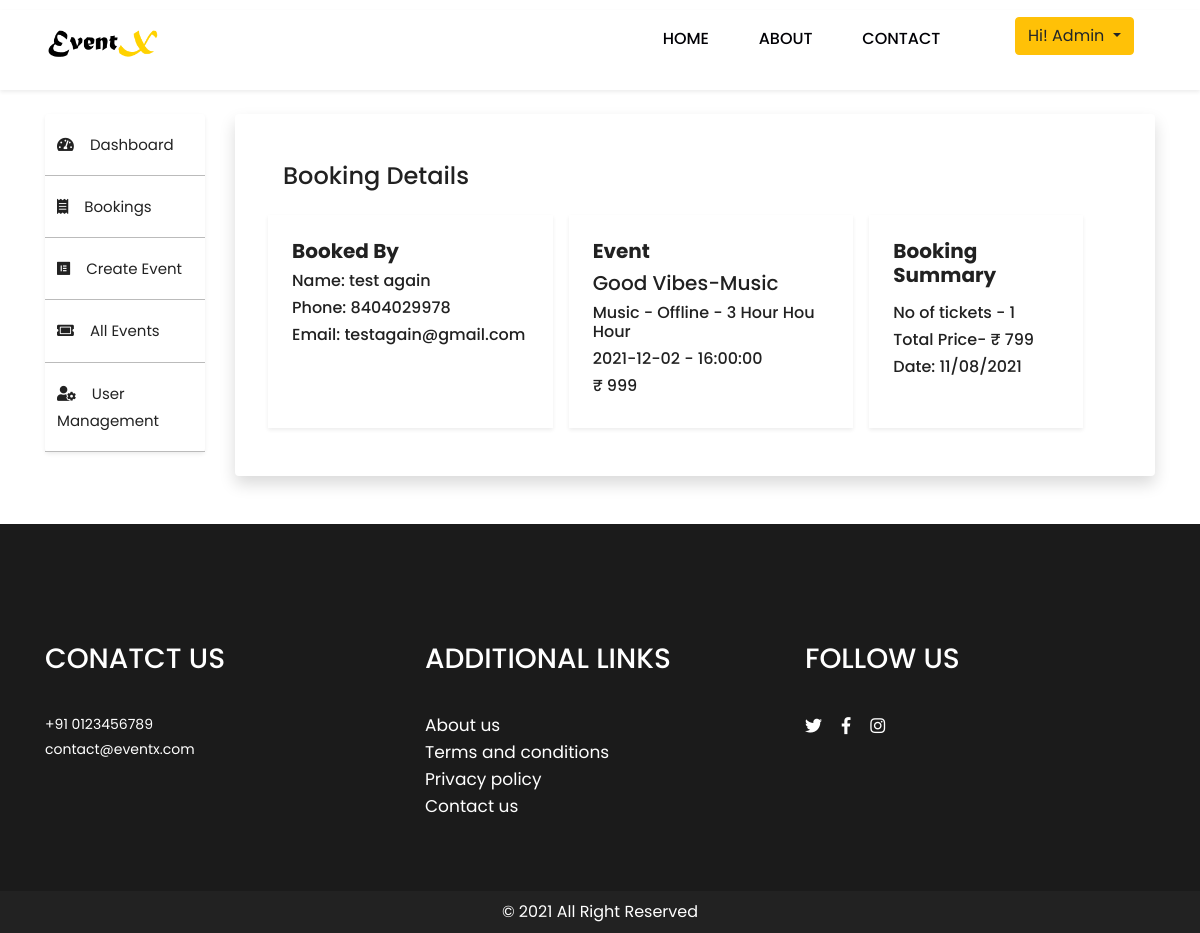
The app's page /admin/booking-details.php?bookingid=567808 (signed in) with its own data.
### tables this page shows
CREATE TABLE `bookings` (
  `booking_id` int(11) NOT NULL,
  `event_id` int(11) NOT NULL,
  `user_id` int(11) NOT NULL,
  `no_of_tickets` int(11) NOT NULL,
  `total_price` varchar(11) NOT NULL,
  `payment_reference_id` varchar(50) NOT NULL,
  `booking_date` varchar(20) NOT NULL
);

CREATE TABLE `users` (
  `u_id` int(11) NOT NULL,
  `firstname` varchar(20) NOT NULL,
  `lastname` varchar(20) NOT NULL,
  `email` varchar(30) NOT NULL,
  `phone` varchar(11) NOT NULL,
  `status` varchar(20) NOT NULL DEFAULT 'active'
);

CREATE TABLE `events` (
  `event_id` int(11) NOT NULL,
  `event_name` varchar(100) NOT NULL,
  `event_type` varchar(20) NOT NULL,
  `event_mode` varchar(10) NOT NULL,
  `hosted_by` varchar(50) NOT NULL,
  `date` date NOT NULL,
  `time` time NOT NULL,
  `duration` varchar(10) NOT NULL,
  `price` double NOT NULL,
  `max_tickets` int(5) NOT NULL,
  `about` text NOT NULL,
  `address_area` varchar(50) DEFAULT NULL,
  `address_locality` varchar(50) DEFAULT NULL,
  `address_city` varchar(50) DEFAULT NULL,
  `address_state` varchar(50) DEFAULT NULL,
  `address_pin` int(8) DEFAULT NULL
);

### admin/booking-details.php (the view, shortened to what this page needs)
<?php
	include ($_SERVER['DOCUMENT_ROOT'].'/event-ticket-booking/includes/header.php');
?>
</head>
<body class="main-layout">
    <?php
		include($_SERVER['DOCUMENT_ROOT'].'/event-ticket-booking/includes/nav.php');
	?>
    <div class="container mt-4">
        <div class="row">
            <div class="col-sm-2">
                <?php
                    include($_SERVER['DOCUMENT_ROOT'].'/event-ticket-booking/admin/includes/side-nav.php');
                    include($_SERVER['DOCUMENT_ROOT'].'/event-ticket-booking/includes/database_connection.php');
                    $sql = "SELECT * FROM bookings JOIN events on bookings.event_id = events.event_id JOIN users on bookings.user_id = users.u_id WHERE booking_id = ? ORDER BY booking_id DESC";
                    $stmt = mysqli_stmt_init($conn);
                    if(!mysqli_stmt_prepare($stmt, $sql)){
                        echo "Error";
                    } else {
                        mysqli_stmt_bind_param($stmt, "s", $_GET['bookingid']);
                        mysqli_stmt_execute($stmt);
                        $result = mysqli_stmt_get_result($stmt);
                        if($result->num_rows > 0){
                            $row = mysqli_fetch_assoc($result);
                        } else {
                            echo "Error";
                        }
                    }
                ?>
            </div>
            <div class="col-sm-10">
                <div class="shadow p-5 rounded">
                    <h4>Booking Details</h4>
                    <div class="row mt-4">
                        <div class="col-sm-4 shadow-sm mr-3 p-4">
                            <h5><b>Booked By</b></h5>
                            <h6>Name: <?php echo $row['firstname'] .' '. $row['lastname']; ?></h6>
                            <h6>Phone: <?php echo $row['phone']; ?></h6>
                            <h6>Email: <?php echo $row['email']; ?></h6>
                        </div>
                        <div class="col-sm-4 shadow-sm mr-3 p-4">
                            <h5><b>Event</b></h5>
                            <h5><?php echo $row['event_name']; ?></h5>
                            <h6><?php echo "$row[event_type] -  $row[event_mode] - $row[duration] Hour"; ?></h6>
                            <h6><?php echo "$row[date] -  $row[time]"; ?></h6>
                            <h6><?php echo "&#8377; $row[price]"; ?></h6>
                        </div>
                        <div class="col-sm-3 shadow-sm p-4">
                            <h5 class='mb-3'><b>Booking Summary</b></h5>
                            <h6>No of tickets - <?php echo $row['no_of_tickets']; ?> </h6>
                            <h6>Total Price- &#8377; <?php echo $row['total_price']; ?></h6>
                            <h6>Date: <?php echo $row['booking_date']; ?> </h6>
                        </div>
                    </div>
                </div>
            </div>
        </div>
    </div>
    <?php
		include($_SERVER['DOCUMENT_ROOT'].'/event-ticket-booking/includes/footer.php');
	?>
</body>
</html>

### css/style.css (style rules this page uses)
* { box-sizing: border-box !important; }
html { scroll-behavior: smooth; }
body { color: #212121; font-size: 14px; font-family: 'poppins', sans-serif; line-height: 1.80857; font-weight: normal; overflow-x: hidden; }
*, *::after, *::before { -webkit-box-sizing: border-box; -moz-box-sizing: border-box; box-sizing: border-box; }

### records on screen
bookings: user.firstname "test", user.lastname "again", user.phone "8404029978", user.email "testagain@gmail.com", event.event_name "Good Vibes-Music", event.event_type "Music", event.event_mode "Offline", event.duration "3 Hour Hou", event.date "2021-12-02", event.time "16:00:00", event.price "999", no_of_tickets "1", total_price "799", booking_date "11/08/2021"

### other values on screen
$_SESSION[firstname] "Admin"
